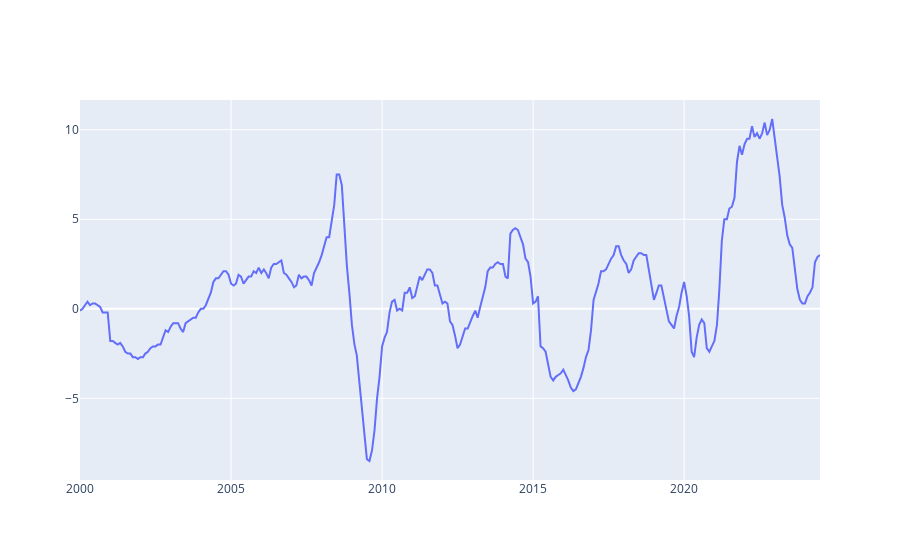

Notebook source saved alongside this figure:
### Code cell
url = 'https://www.stat-search.boj.or.jp/ssi/mtshtml/pr01_m_1_en.html'
response = requests.get(url)
soup = BeautifulSoup(response.content, 'html.parser')
tables = soup.find_all('table')
df = pd.read_html(str(tables[0]))[0]
df=df.iloc[7:][[0,1]]
df.columns=['Fecha','Inf']
df.Fecha=pd.to_datetime(df.Fecha,format='%Y/%m')
df.set_index('Fecha',inplace=True)
df=df.loc['2000-01-01':]
df['Inf'] = df['Inf'].str.replace(',', '').astype(float)
df.dropna(inplace=True)
fig=go.Figure()
fig.add_trace(go.Scatter(x=df.index,y=df['Inf']))
fig.show()

### Figure 1 — Plotly figure (JSON) as saved in the notebook; plotly's stock layout.template omitted (floating-point values rounded to 4 significant figures; data arrays with more than 128 entries replaced by an {"elided": "..."} marker saying what was removed)
{"data": [{"type": "scatter", "x": {"elided": "295 str values"}, "y": {"elided": "295 float values"}}], "layout": {}}
